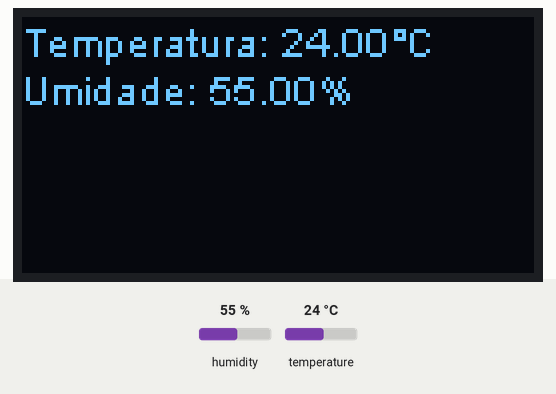
Bench run of a sketch on a simulated ESP32. Parts: 128×64 one-colour display. Inputs (shaded band) come from the test bench; at power-on: humidity 55 %, temperature 24 °C. What the sketch prints to the serial monitor is not drawn.

Above: at 2.2 s.
2.3 s: humidity set to 22 %
At 4.6 s:
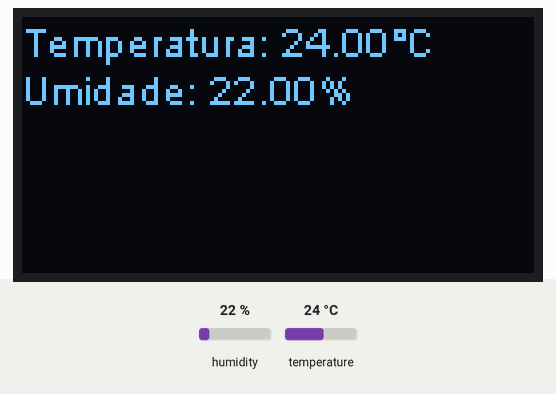
5.6 s: temperature set to 12 °C
At 7.2 s:
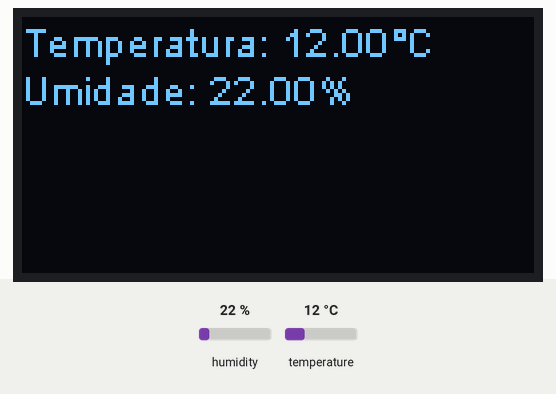
7.7 s: humidity set to 40 %
At 8.7 s:
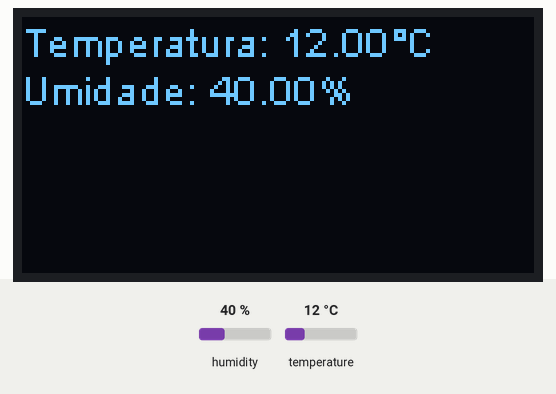
9.8 s: temperature set to 19 °C
Timing chart, 0 to 12.8 s (numbered marks = the images above; inputs shaded):
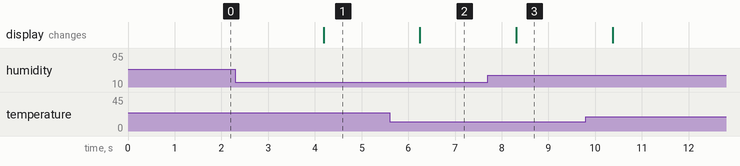

The sketch:

Heltec-LoRa-DHT11-OELED.ino
```cpp
#include "DHTesp.h"
#include "heltec.h"
DHTesp dht;

float currentTemp;
float currentHumidity;

TaskHandle_t Task1;
TaskHandle_t Task2;

const int led1 = 25;

void displayReadingsOnOled() {

  String temperatureDisplay ="Temperatura: " + (String)currentTemp +  "°C";
  String humidityDisplay = "Umidade: " + (String)currentHumidity + "%";

  // Clear the OLED screen
  Heltec.display->clear();
  // Prepare to display temperature
  Heltec.display->drawString(0, 0, temperatureDisplay);
  // Prepare to display humidity
  Heltec.display->drawString(0, 12, humidityDisplay);
  // Display the readings
  Heltec.display->display();
}

void setup(){

  Serial.begin(115200);

  //create a task that will be executed in the Task1code() function, with priority 1 and executed on core 0
  xTaskCreatePinnedToCore(
                    Task1code,   /* Task function. */
                    "Task1",     /* name of task. */
                    10000,       /* Stack size of task */
                    NULL,        /* parameter of the task */
                    1,           /* priority of the task */
                    &Task1,      /* Task handle to keep track of created task */
                    0);          /* pin task to core 0 */
  delay(500);

  //create a task that will be executed in the Task2code() function, with priority 1 and executed on core 1
  xTaskCreatePinnedToCore(
                    Task2code,   /* Task function. */
                    "Task2",     /* name of task. */
                    10000,       /* Stack size of task */
                    NULL,        /* parameter of the task */
                    1,           /* priority of the task */
                    &Task2,      /* Task handle to keep track of created task */
                    1);          /* pin task to core 1 */
    delay(500);
}

//Task1code: blinks an LED every 1000 ms
void Task1code( void * pvParameters ){
    Serial.print("Task1 running on core ");
    Serial.println(xPortGetCoreID());

  for(;;){
    dht.setup(22, DHTesp::DHT11);

    currentTemp = dht.getTemperature();
    currentHumidity = dht.getHumidity();

    float temperature = dht.getTemperature();
    float humidity = dht.getHumidity();

  if (temperature != currentTemp || humidity != currentHumidity) {
    currentTemp = temperature;
    currentHumidity = humidity;
    displayReadingsOnOled();
  }

  Heltec.begin(true /*DisplayEnable Enable*/, false /*LoRa Enable*/, false /*Serial Enable*/);
  displayReadingsOnOled();

  delay(2000);

  }
}

//Task2code: blinks an LED every 700 ms
void Task2code( void * pvParameters ){
  Serial.print("Task2 running on core ");
  Serial.println(xPortGetCoreID());

  for(;;){
    digitalWrite(led1, HIGH);
    delay(700);
    digitalWrite(led1, LOW);
    delay(700);
  }
}

void loop()
{

}
```

Measured:
- after the input at 2.3 s, the display: changes after 1.9 s (image 1)
- after the input at 5.6 s, the display: changes after 0.65 s (image 2)
- after the input at 7.7 s, the display: changes after 0.61 s (image 3)
